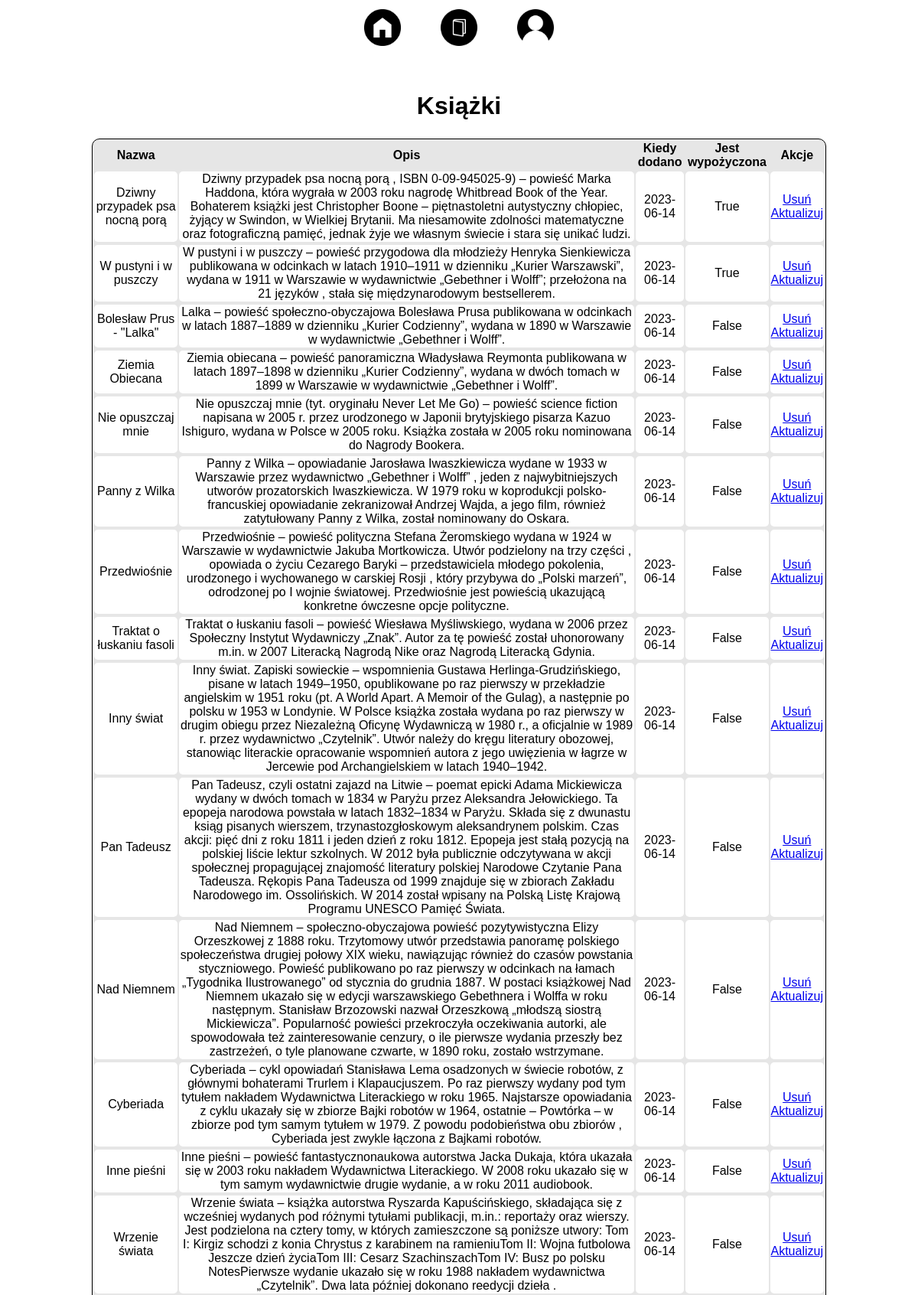
/books (upper part), run on the app's committed database.
### app.py (models this page shows, shortened)
class Book(db.Model):
    id = db.Column(db.Integer, primary_key=True)
    name = db.Column(db.String(200), nullable=False)
    description = db.Column(db.String(400))
    date_added = db.Column(db.DateTime, default=datetime.now())
    is_borrowed = db.Column(db.Boolean, default=False)
    borrowed_by = db.Column(db.Integer, db.ForeignKey('user.id'), default=None)
    date_borrowed = db.Column(db.DateTime, default=datetime.now())
    date_expected_return = db.Column(db.DateTime, default=None)

### app.py (the view)
@app.route('/books', methods=['POST', 'GET'])
def books():
    if request.method == 'POST':
        book_name = request.form['name']
        book_description = request.form['description']
        if not book_description:
            book_description = services.get_definition(book_name)
        new_book = Book(name = book_name, description = book_description)
        try:
            db.session.add(new_book)
            db.session.commit()
            return redirect('/books')
        except:
            return 'There was an issue adding the book'
    else:
        books = Book.query.order_by(Book.date_added).all()
        return render_template('books.html', books=books)

### templates/books.html (shortened to what this page needs)
{% extends './base.html' %}
{% block body %}
<div class="content">
    <h1>Książki</h1>
    {% if books|length < 1 %}
        <h4>Brak książek, dodaj pierwszą poniżej.</h4>
    {% else %}
    <table>
        <tr>
            <th>Nazwa</th>
            <th>Opis</th>
            <th>Kiedy dodano</th>
            <th>Jest wypożyczona</th>
            <th>Akcje</th>
        </tr>
        {% for book in books %}
            <td>{{ book.name }}</td>
            <td>{{ book.description }}</td>
            <td>{{ book.date_added.date() }}</td>
            <td>{{ book.is_borrowed }}</td>
            <td>
                <a href="/books/delete/{{book.id}}">Usuń</a>
                <br>
                <a href="/books/update/{{book.id}}">Aktualizuj</a>
            </td>
        {% endfor %}
    </table>
    {% endif %}
</div>
{% endblock %}

### static/css/main.css (style rules this page uses)
body { text-align: center; margin: 0; font-family: sans-serif; }
table { margin-left: auto; margin-right: auto; margin-top: 2%; margin-bottom: 2%; width: 80%; border: 1px solid black; border-radius: 10px; background-color: rgb(230, 230, 230); }
td { background-color: rgb(255, 255, 255); border-radius: 5px; }
tr { margin-top: 10px; }
.content { margin-top: 10%; margin-bottom: 5%; }

### data on the page
Book: name "Dziwny przypadek psa nocną porą", description "Dziwny przypadek psa nocną porą , ISBN 0-09-945025-9) – powieść Marka Haddona, która wygrała w 2003 roku nagrodę Whitbread Book of the Year. Bohaterem książki jest Christopher Boone – piętnastoletni autystyczny chłopiec, żyjący w Swindon, w Wielkiej Brytanii. Ma niesamowite zdolności matematyczne oraz fotograficzną pamięć, jednak żyje we własnym świecie i stara się unikać ludzi.", date_added "2023-06-14", is_borrowed "True"
Book: name "W pustyni i w puszczy", description "W pustyni i w puszczy – powieść przygodowa dla młodzieży Henryka Sienkiewicza publikowana w odcinkach w latach 1910–1911 w dzienniku „Kurier Warszawski”, wydana w 1911 w Warszawie w wydawnictwie „Gebethner i Wolff”; przełożona na 21 języków , stała się międzynarodowym bestsellerem.", date_added "2023-06-14", is_borrowed "True"
Book: name "Bolesław Prus - \"Lalka\"", description "Lalka – powieść społeczno-obyczajowa Bolesława Prusa publikowana w odcinkach w latach 1887–1889 w dzienniku „Kurier Codzienny”, wydana w 1890 w Warszawie w wydawnictwie „Gebethner i Wolff”.", date_added "2023-06-14", is_borrowed "False"
Book: name "Ziemia Obiecana", description "Ziemia obiecana – powieść panoramiczna Władysława Reymonta publikowana w latach 1897–1898 w dzienniku „Kurier Codzienny”, wydana w dwóch tomach w 1899 w Warszawie w wydawnictwie „Gebethner i Wolff”.", date_added "2023-06-14", is_borrowed "False"
Book: name "Nie opuszczaj mnie", description "Nie opuszczaj mnie (tyt. oryginału Never Let Me Go) – powieść science fiction napisana w 2005 r. przez urodzonego w Japonii brytyjskiego pisarza Kazuo Ishiguro, wydana w Polsce w 2005 roku. Książka została w 2005 roku nominowana do Nagrody Bookera.", date_added "2023-06-14", is_borrowed "False"
Book: name "Panny z Wilka", description "Panny z Wilka – opowiadanie Jarosława Iwaszkiewicza wydane w 1933 w Warszawie przez wydawnictwo „Gebethner i Wolff” , jeden z najwybitniejszych utworów prozatorskich Iwaszkiewicza. W 1979 roku w koprodukcji polsko-francuskiej opowiadanie zekranizował Andrzej Wajda, a jego film, również zatytułowany Panny z Wilka, został nominowany do Oskara.", date_added "2023-06-14", is_borrowed "False"
Book: name "Przedwiośnie", description "Przedwiośnie – powieść polityczna Stefana Żeromskiego wydana w 1924 w Warszawie w wydawnictwie Jakuba Mortkowicza. Utwór podzielony na trzy części , opowiada o życiu Cezarego Baryki – przedstawiciela młodego pokolenia, urodzonego i wychowanego w carskiej Rosji , który przybywa do „Polski marzeń”, odrodzonej po I wojnie światowej. Przedwiośnie jest powieścią ukazującą konkretne ówczesne opcje polityczne.", date_added "2023-06-14", is_borrowed "False"
Book: name "Traktat o łuskaniu fasoli", description "Traktat o łuskaniu fasoli – powieść Wiesława Myśliwskiego, wydana w 2006 przez Społeczny Instytut Wydawniczy „Znak”. Autor za tę powieść został uhonorowany m.in. w 2007 Literacką Nagrodą Nike oraz Nagrodą Literacką Gdynia.", date_added "2023-06-14", is_borrowed "False"
Book: name "Inny świat", description "Inny świat. Zapiski sowieckie – wspomnienia Gustawa Herlinga-Grudzińskiego, pisane w latach 1949–1950, opublikowane po raz pierwszy w przekładzie angielskim w 1951 roku (pt. A World Apart. A Memoir of the Gulag), a następnie po polsku w 1953 w Londynie. W Polsce książka została wydana po raz pierwszy w drugim obiegu przez Niezależną Oficynę Wydawniczą w 1980 r., a oficjalnie w 1989 r. przez wydawnictwo „Czytelnik”. Utwór należy do kręgu literatury obozowej, stanowiąc literackie opracowanie wspomnień autora z jego uwięzienia w łagrze w Jercewie pod Archangielskiem w latach 1940–1942.", date_added "2023-06-14", is_borrowed "False"
Book: name "Pan Tadeusz", description "Pan Tadeusz, czyli ostatni zajazd na Litwie – poemat epicki Adama Mickiewicza wydany w dwóch tomach w 1834 w Paryżu przez Aleksandra Jełowickiego. Ta epopeja narodowa powstała w latach 1832–1834 w Paryżu. Składa się z dwunastu ksiąg pisanych wierszem, trzynastozgłoskowym aleksandrynem polskim. Czas akcji: pięć dni z roku 1811 i jeden dzień z roku 1812. Epopeja jest stałą pozycją na polskiej liście lektur szkolnych. W 2012 była publicznie odczytywana w akcji społecznej propagującej znajomość literatury polskiej Narodowe Czytanie Pana Tadeusza. Rękopis Pana Tadeusza od 1999 znajduje się w zbiorach Zakładu Narodowego im. Ossolińskich. W 2014 został wpisany na Polską Listę Krajową Programu…", date_added "2023-06-14", is_borrowed "False"
Book: name "Nad Niemnem", description "Nad Niemnem – społeczno-obyczajowa powieść pozytywistyczna Elizy Orzeszkowej z 1888 roku. Trzytomowy utwór przedstawia panoramę polskiego społeczeństwa drugiej połowy XIX wieku, nawiązując również do czasów powstania styczniowego. Powieść publikowano po raz pierwszy w odcinkach na łamach „Tygodnika Ilustrowanego” od stycznia do grudnia 1887. W postaci książkowej Nad Niemnem ukazało się w edycji warszawskiego Gebethnera i Wolffa w roku następnym. Stanisław Brzozowski nazwał Orzeszkową „młodszą siostrą Mickiewicza”. Popularność powieści przekroczyła oczekiwania autorki, ale spowodowała też zainteresowanie cenzury, o ile pierwsze wydania przeszły bez zastrzeżeń, o tyle planowane czwarte, w…", date_added "2023-06-14", is_borrowed "False"
Book: name "Cyberiada", description "Cyberiada – cykl opowiadań Stanisława Lema osadzonych w świecie robotów, z głównymi bohaterami Trurlem i Klapaucjuszem. Po raz pierwszy wydany pod tym tytułem nakładem Wydawnictwa Literackiego w roku 1965. Najstarsze opowiadania z cyklu ukazały się w zbiorze Bajki robotów w 1964, ostatnie – Powtórka – w zbiorze pod tym samym tytułem w 1979. Z powodu podobieństwa obu zbiorów , Cyberiada jest zwykle łączona z Bajkami robotów.", date_added "2023-06-14", is_borrowed "False"
Book: name "Inne pieśni", description "Inne pieśni – powieść fantastycznonaukowa autorstwa Jacka Dukaja, która ukazała się w 2003 roku nakładem Wydawnictwa Literackiego. W 2008 roku ukazało się w tym samym wydawnictwie drugie wydanie, a w roku 2011 audiobook.", date_added "2023-06-14", is_borrowed "False"
Book: name "Wrzenie świata", description "Wrzenie świata – książka autorstwa Ryszarda Kapuścińskiego, składająca się z wcześniej wydanych pod różnymi tytułami publikacji, m.in.: reportaży oraz wierszy. Jest podzielona na cztery tomy, w których zamieszczone są poniższe utwory: Tom I: Kirgiz schodzi z konia Chrystus z karabinem na ramieniuTom II: Wojna futbolowa Jeszcze dzień życiaTom III: Cesarz SzachinszachTom IV: Busz po polsku NotesPierwsze wydanie ukazało się w roku 1988 nakładem wydawnictwa „Czytelnik”. Dwa lata później dokonano reedycji dzieła .", date_added "2023-06-14", is_borrowed "False"
